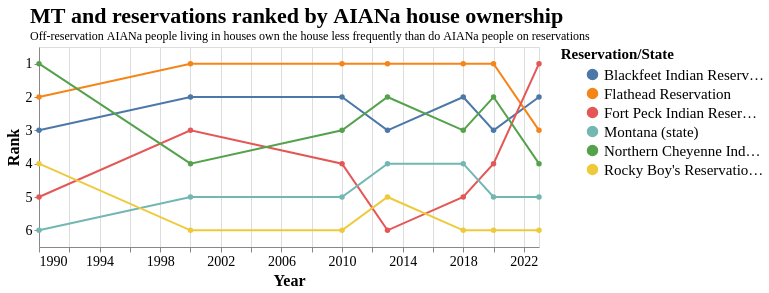

Here is the notebook cell this chart was saved with:
### Code cell
homeownership_rank = alt.Chart(mt).mark_line(point=True, filled=False).encode(
    x=alt.X('datayear:T').title('Year'),
    y=alt.Y('rank_val:O').title('Rank'),
    color=alt.Color('geoname_mostrecent:N').title('Reservation/State'),
    detail='geoname_mostrecent:N',
).transform_window(
    rank_val='rank()',
    sort=[
        alt.SortField('ownoccshare_aiana', order='descending')
    ],
    groupby=['datayear'],
).properties(
    width=500,
    height=200,
    title=alt.Title(['MT and reservations ranked by AIANa house ownership'],
                    anchor='start',
                    subtitle='Off-reservation AIANa people living in houses own the house less frequently than do AIANa people on reservations',
                    # align='center',
                    fontSize=22,
                    dx=25
                    )
)

homeownership_rank.configure(
    font='Agency FB',
).configure_axis(
    labelFontSize=14,
    titleFontSize=16,
).configure_legend(
    titleFontSize=15,
    labelFontSize=15,
    titleAnchor='middle',
    titleAlign='right',
    # orient='top-right'
)#.save('./graphics/rank_mt_houseownership_vs_year.svg')
